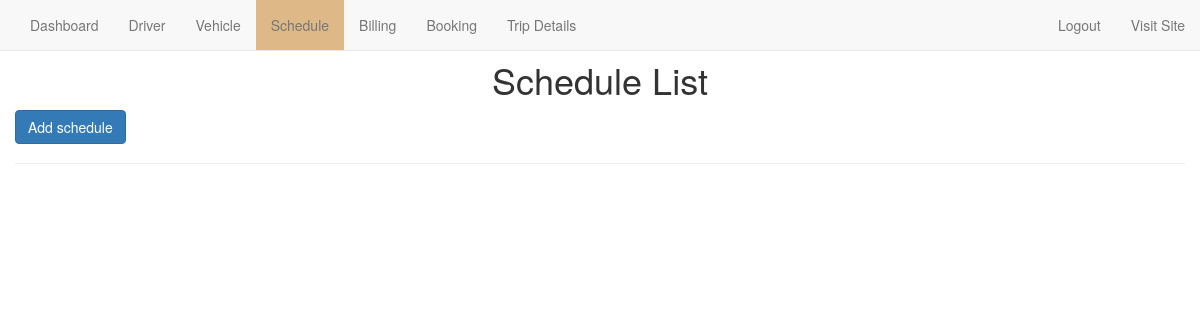
The page /scheduleList.php on the database as committed earlier.
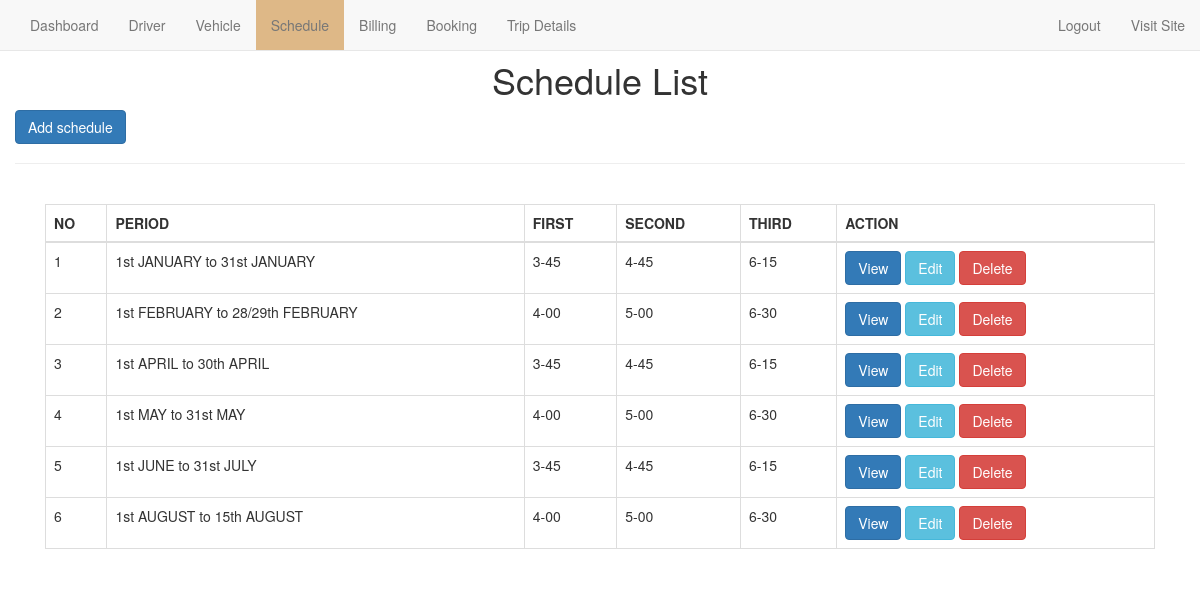
The same page on the database as committed later.
### tables this page shows
CREATE TABLE `schedule` (
  `id` int(11) NOT NULL,
  `period` varchar(255) NOT NULL,
  `first` varchar(55) NOT NULL,
  `second` varchar(55) NOT NULL,
  `third` varchar(55) NOT NULL
);

### scheduleList.php (the view, shortened to what this page needs)
<?php
$connection = mysqli_connect("localhost", "root", "", "transport_management");
$sql = "SELECT * FROM `schedule`";
$res = mysqli_query($connection, $sql);
?>
<!DOCTYPE html>
<html lang="en">
<head>
  <link href="http://maxcdn.bootstrapcdn.com/bootstrap/3.2.0/css/bootstrap.min.css" rel="stylesheet">
  <link rel="stylesheet" href="http://cdn.datatables.net/1.10.2/css/jquery.dataTables.min.css">
  <link rel="stylesheet" href="sweetalert2/sweetalert2.css">
  <link rel="stylesheet" href="style.css">
  <link rel="stylesheet" href="//code.jquery.com/ui/1.12.1/themes/base/jquery-ui.css">
  <link rel="stylesheet" href="animate.css">
  <link rel="stylesheet" href="style.css">
</head>
<body>
  <?php include 'navbar_admin.php'; ?>
  <br>
  <div class="container">
    <div class="row">
      <div class="page-header">
        <p>
        <h1 style="text-align: center;"> Schedule List </h1>
        <a class="btn btn-primary float-right" href="scheduleAdd.php" role="button">Add schedule</a>
        </p>
      </div>
    </div>
    <div class="col-md-12 animated bounceIn">
      <?php
      if (mysqli_num_rows($res) > 0) { ?>
        <br>
        <table id="myTable" class="table table-bordered animated bounce">
          <thead>
            <th>NO</th>
            <th>PERIOD</th>
            <th>FIRST</th>
            <th>SECOND</th>
            <th>THIRD</th>
            <th>ACTION</th>
          </thead>
            <tbody>
            <?php while ($row = mysqli_fetch_assoc($res)) {?>
              <tr>
                <td><?php echo $row["id"]; ?></td>
                <td><?php echo $row["period"] ?></td>
                <td><?php echo $row["first"] ?></td>
                <td><?php echo $row["second"] ?></td>
                <td><?php echo $row["third"] ?></td>
                <td>
                  <a class="btn btn-primary" href="ScheduleView.php?id=<?php echo $row["id"]; ?>">View</a>
                  <a class="btn btn-info" href="ScheduleEdit.php?id=<?php echo $row["id"]; ?>">Edit</a>
                  <a class="btn btn-danger" onclick="return confirm('Are you sure to delete?');" href="scheduleDelete.php?id=<?php echo $row['id']; ?>">Delete</a>
                </td>
              </tr>
              <?php }
        } ?>
            </tbody>
        </table>
    </div>
    <div class="col-md-3"></div>
  </div>
</body>
</html>

Rows that differ between the two databases and show on the page:
added schedule: id "1", period "1st JANUARY to 31st JANUARY", first "3-45", second "4-45", third "6-15"
added schedule: id "2", period "1st FEBRUARY to 28/29th FEBRUARY", first "4-00", second "5-00", third "6-30"
added schedule: id "3", period "1st APRIL to 30th APRIL", first "3-45", second "4-45", third "6-15"
added schedule: id "4", period "1st MAY to 31st MAY", first "4-00", second "5-00", third "6-30"
added schedule: id "5", period "1st JUNE to 31st JULY", first "3-45", second "4-45", third "6-15"
added schedule: id "6", period "1st AUGUST to 15th AUGUST", first "4-00", second "5-00", third "6-30"
Other text that changed with them:
text now shown: "NO PERIOD FIRST SECOND THIRD ACTION"
